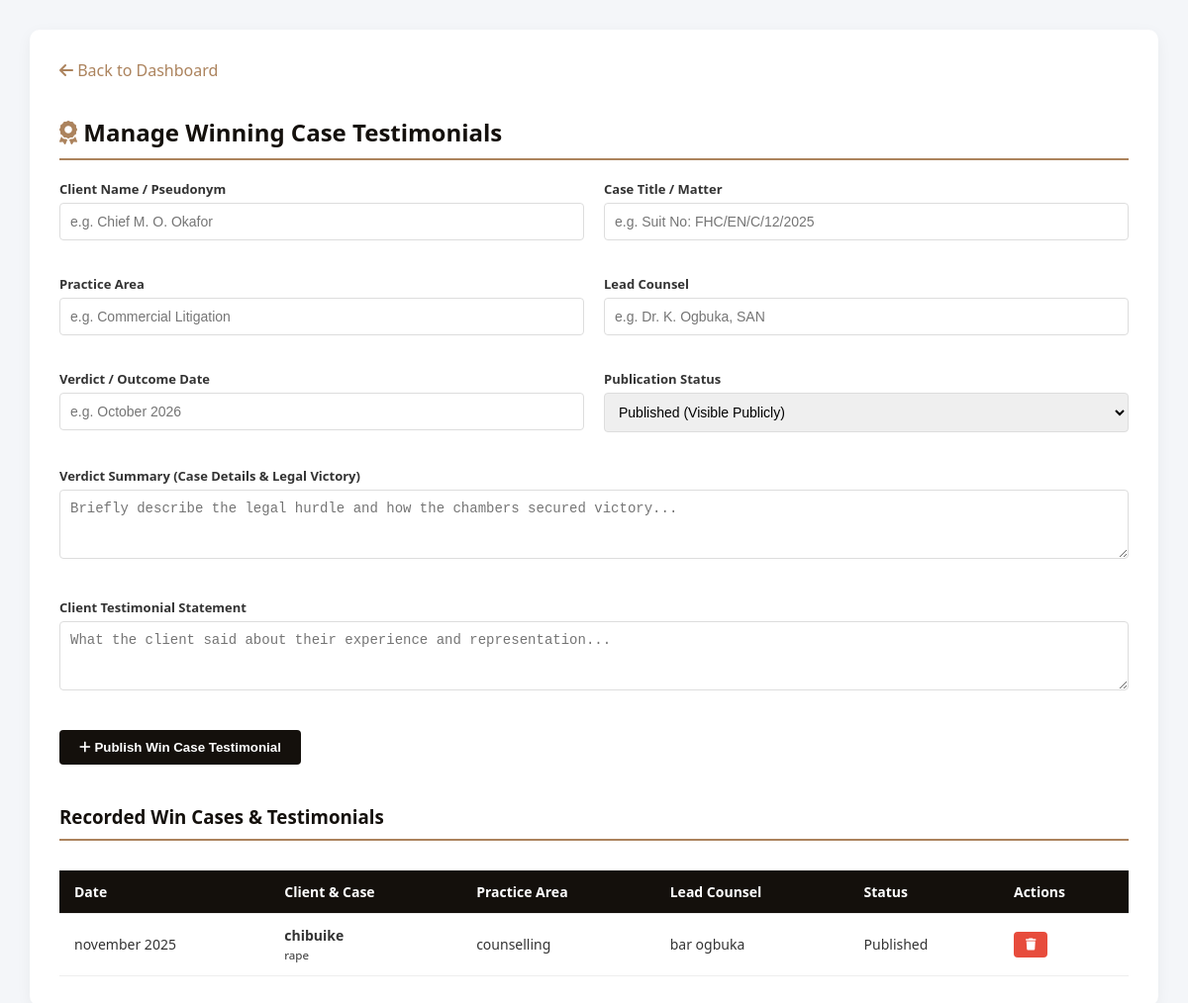
The page /p3v9m6k-w2x5-secure-panel-f8q1/testimonials (signed in) on the database its author committed.
### app.py (models this page shows, shortened)
class CaseTestimonial(db.Model):
    __tablename__ = "case_testimonials"
    id = db.Column(db.Integer, primary_key=True)
    client_name = db.Column(db.String(150), nullable=False)
    case_title = db.Column(db.String(255), nullable=False)
    practice_area = db.Column(db.String(100), nullable=False)
    verdict_summary = db.Column(db.Text, nullable=False)
    client_testimonial = db.Column(db.Text, nullable=False)
    lead_counsel = db.Column(db.String(150), nullable=False)
    case_date = db.Column(db.String(50), nullable=False)
    is_published = db.Column(db.Boolean, default=True)
    created_at = db.Column(db.DateTime, default=datetime.utcnow)

### app.py (the view, shortened to what this page needs)
@app.route(f"/{SECRET_DASHBOARD_PATH}/testimonials", methods=["GET", "POST"])
@admin_required
def admin_testimonials():
    admin = AdminLaw.query.get(session["admin_id"])
    testimonials = CaseTestimonial.query.order_by(CaseTestimonial.created_at.desc()).all()
    return render_template("admin_testimonials.html", admin=admin, testimonials=testimonials)

### app.py (called while the page is built)
def generate_csrf_token():
    if "_csrf_token" not in session:
        session["_csrf_token"] = secrets.token_hex(32)
    return session["_csrf_token"]

def admin_required(f):
    @wraps(f)
    def decorated(*args, **kwargs):
        if not session.get("admin_id"):
            flash("Please log in to continue.", "error")
            return redirect(url_for("admin_login"))
        return f(*args, **kwargs)
    return decorated

### templates/admin_testimonials.html (shortened to what this page needs)
<!DOCTYPE html>
<html lang="en">
<head>
  <link rel="stylesheet" href="https://cdnjs.cloudflare.com/ajax/libs/font-awesome/6.5.1/css/all.min.css">
</head>
<body>
<div class="container">
  <a href="{{ url_for('admin_dashboard') }}" class="back-link"><i class="fa-solid fa-arrow-left"></i> Back to Dashboard</a>
  <h2><i class="fa-solid fa-award" style="color: #ac835d;"></i> Manage Winning Case Testimonials</h2>
  <form method="POST">
    <div class="form-grid">
      <div class="form-group">
        <label>Client Name / Pseudonym</label>
        <input type="text" name="client_name" placeholder="e.g. Chief M. O. Okafor" required>
      </div>
      <div class="form-group">
        <label>Case Title / Matter</label>
        <input type="text" name="case_title" placeholder="e.g. Suit No: FHC/EN/C/12/2025" required>
      </div>
      <div class="form-group">
        <label>Practice Area</label>
        <input type="text" name="practice_area" placeholder="e.g. Commercial Litigation" required>
      </div>
      <div class="form-group">
        <label>Lead Counsel</label>
        <input type="text" name="lead_counsel" placeholder="e.g. Dr. K. Ogbuka, SAN" required>
      </div>
      <div class="form-group">
        <label>Verdict / Outcome Date</label>
        <input type="text" name="case_date" placeholder="e.g. October 2026" required>
      </div>
      <div class="form-group">
        <label>Publication Status</label>
        <select name="is_published">
          <option value="1">Published (Visible Publicly)</option>
        </select>
      </div>
      <div class="form-group full">
        <label>Verdict Summary (Case Details &amp; Legal Victory)</label>
        <textarea name="verdict_summary" rows="3" placeholder="Briefly describe the legal hurdle and how the chambers secured victory..." required></textarea>
      </div>
      <div class="form-group full">
        <label>Client Testimonial Statement</label>
        <textarea name="client_testimonial" rows="3" placeholder="What the client said about their experience and representation..." required></textarea>
      </div>
    </div>
    <button type="submit" class="btn"><i class="fa-solid fa-plus"></i> Publish Win Case Testimonial</button>
  </form>
  <h3 style="margin-top:40px;">Recorded Win Cases &amp; Testimonials</h3>
  <table>
    <thead>
      <tr>
        <th>Date</th>
        <th>Client &amp; Case</th>
        <th>Practice Area</th>
        <th>Lead Counsel</th>
        <th>Status</th>
        <th>Actions</th>
      </tr>
    </thead>
    <tbody>
      {% for t in testimonials %}
      <tr>
        <td>{{ t.case_date }}</td>
        <td><strong>{{ t.client_name }}</strong><br><small>{{ t.case_title }}</small></td>
        <td>{{ t.practice_area }}</td>
        <td>{{ t.lead_counsel }}</td>
        <td>{{ 'Published' if t.is_published else 'Draft' }}</td>
        <td>
          <form action="/{{ SECRET_DASHBOARD_PATH }}/testimonials/delete/{{ t.id }}" method="POST" onsubmit="return confirm('Delete this case testimonial?');" style="display:inline;">
            <button type="submit" class="btn-delete"><i class="fa-solid fa-trash"></i></button>
          </form>
        </td>
      </tr>
      {% else %}
      <tr>
        <td colspan="6" style="text-align:center; color:#888; padding:30px;">No win cases recorded yet.</td>
      </tr>
      {% endfor %}
    </tbody>
  </table>
</div>
</body>
</html>

### templates/admin_testimonials.html (style rules this page uses)
body { font-family: 'Segoe UI', Tahoma, Geneva, Verdana, sans-serif; background: #f4f6f9; margin: 0; padding: 30px; color: #333; }
.container { max-width: 1200px; margin: auto; background: #fff; padding: 30px; border-radius: 10px; box-shadow: 0 4px 15px rgba(0,0,0,0.05); }
h2, h3 { color: #14100c; border-bottom: 2px solid #ac835d; padding-bottom: 10px; }
.form-grid { display: grid; grid-template-columns: 1fr 1fr; gap: 20px; margin-bottom: 20px; }
.form-group { margin-bottom: 15px; }
.form-group.full { grid-column: span 2; }
.form-group label { display: block; font-weight: 600; margin-bottom: 5px; font-size: 13px; }
.form-group input, .form-group textarea, .form-group select { width: 100%; padding: 10px; border: 1px solid #ddd; border-radius: 4px; box-sizing: border-box; font-size: 14px; }
.btn { padding: 10px 20px; background: #14100c; color: #fff; border: none; border-radius: 4px; cursor: pointer; font-weight: 600; }
table { width: 100%; border-collapse: collapse; margin-top: 30px; }
th, td { padding: 12px 15px; text-align: left; border-bottom: 1px solid #eee; font-size: 14px; }
th { background: #14100c; color: #fff; }
.btn-delete { background: #e74c3c; color: #fff; padding: 6px 12px; border: none; border-radius: 4px; cursor: pointer; font-size: 12px; }
.back-link { display: inline-block; margin-bottom: 15px; color: #ac835d; text-decoration: none; font-weight: 500; }

### rows shown on the page
CaseTestimonial: case_date "november 2025", client_name "chibuike", case_title "rape", practice_area "counselling", lead_counsel "bar ogbuka", is_published "Published"
